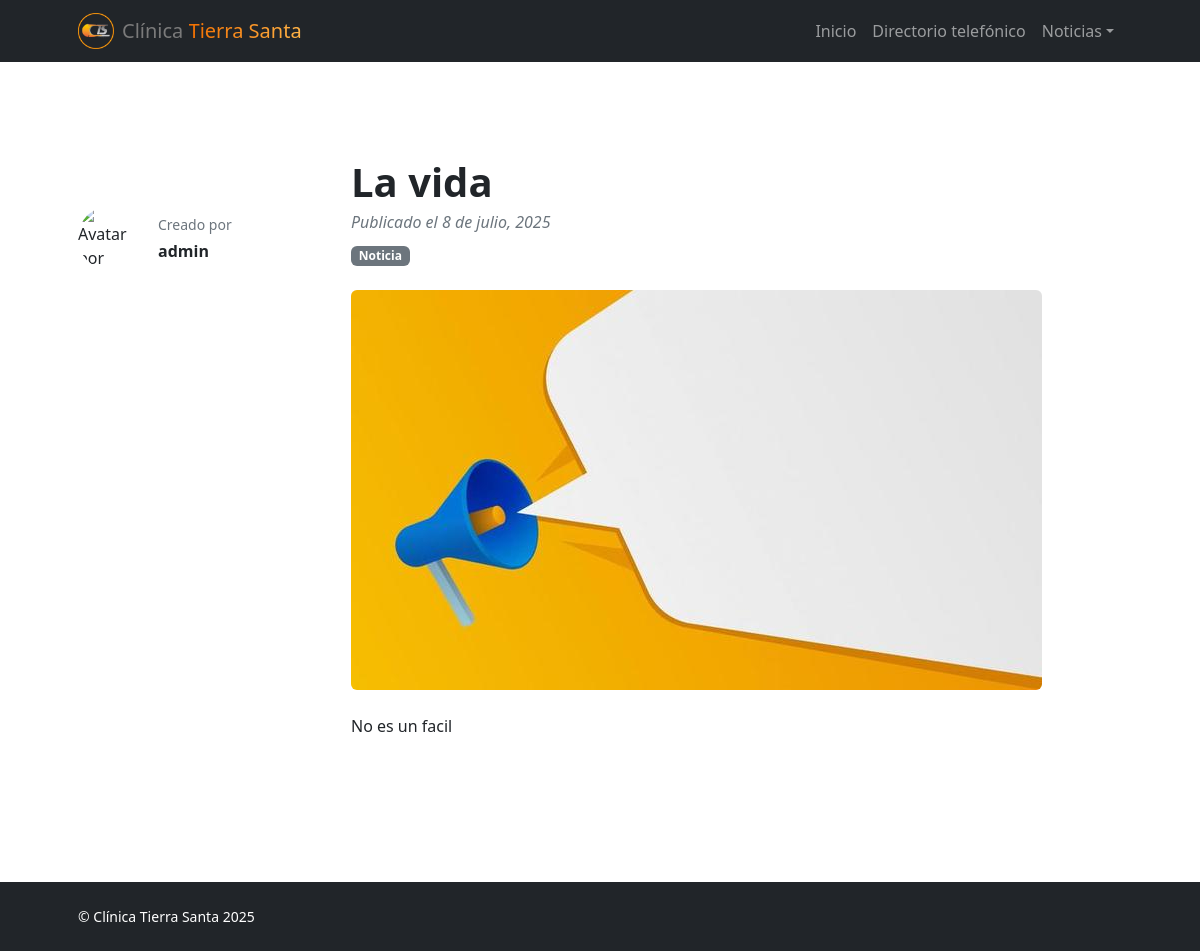
/anuncio/la-vida/, run on the app's committed database.
### web/models.py (models this page shows, shortened)
class Anuncio(models.Model):
    titulo = models.CharField(max_length=200)
    contenido = models.TextField()
    imagen = models.ImageField(upload_to='anuncios/', blank=True, null=True)
    publicado = models.DateTimeField(auto_now_add=True)
    activo = models.BooleanField(default=True)
    slug = models.SlugField(unique=True, blank=True)
    autor = models.ForeignKey(
        User, on_delete=models.CASCADE, related_name='anuncios')  # 🔗 Nuevo campo

### web/views.py (the view)
# urls.py: path('anuncio/<slug:slug>/', views.anuncio_detalle, name='anuncio_detalle'),
def anuncio_detalle(request, slug):
    anuncio = get_object_or_404(Anuncio, slug=slug, activo=True)
    return render(request, 'blog-post.html', {'anuncio': anuncio})

### templates/blog-post.html (shortened to what this page needs)
{% load static %}
<!DOCTYPE html>
<html lang="es">
<head>
    <link href="https://cdn.jsdelivr.net/npm/bootstrap-icons@1.5.0/font/bootstrap-icons.css" rel="stylesheet" />
    <link href="{% static 'assets/css/styles.css' %}" rel="stylesheet">
    <link rel="stylesheet" href="{% static 'assets/css/custom.css' %}">
</head>
<body class="d-flex flex-column">
    <main class="flex-shrink-0">
        <nav class="navbar navbar-expand-lg navbar-dark bg-dark">
            <div class="container px-5">
                <a class="navbar-brand d-flex align-items-center gap-2" href="{% url 'inicio' %}">
                    <img src="{% static 'assets/img/Logo_navbar.png' %}" alt="" height="36">
                         <span class="navbar-nombre">
                        <span class="clinica">Clínica</span>
                        <span class="tierra-santa">Tierra Santa</span>
                    </span>
                </a>
                <div class="collapse navbar-collapse" id="navbarSupportedContent">
                    <ul class="navbar-nav ms-auto mb-2 mb-lg-0">
                        <li class="nav-item"><a class="nav-link" href="{% url 'inicio' %}">Inicio</a></li>
                        <li class="nav-item"><a class="nav-link" href="{% url 'contact' %}">Directorio telefónico</a>
                        </li>
                        <li class="nav-item dropdown">
                            <a class="nav-link dropdown-toggle" id="navbarDropdownBlog" href="#" role="button"
                                data-bs-toggle="dropdown" aria-expanded="false">Noticias</a>
                        </li>
                    </ul>
                </div>
            </div>
        </nav>
<section class="py-5">
    <div class="container px-5 my-5">
        <div class="row gx-5">
<div class="col-lg-3">
    <div class="d-flex align-items-center mt-lg-5 mb-4">
        {% if anuncio.autor.profile.avatar %}
            <img class="img-fluid rounded-circle"
                 src="{{ anuncio.autor.profile.avatar.url }}"
                 alt="Avatar de {{ anuncio.autor.username }}"
                 style="width: 64px; height: 64px; object-fit: cover;" />
        {% else %}
            <img class="img-fluid rounded-circle"
                 src="/media/avatars/Icono.jpg"
                 alt="Avatar por defecto"
                 style="width: 64px; height: 64px; object-fit: cover;" />
        {% endif %}
        <div class="ms-3">
            <div class="text-muted small mb-1">Creado por</div>
            <div class="fw-bold">
                {{ anuncio.autor.get_full_name|default:anuncio.autor.username }}
            </div>
        </div>
    </div>
</div>
            <div class="col-lg-9">
                <article>
                    <header class="mb-4">
                        <h1 class="fw-bolder mb-1">{{ anuncio.titulo }}</h1>
                        <div class="text-muted fst-italic mb-2">
                            Publicado el {{ anuncio.publicado|date:"j \\d\\e F, Y" }}
                        </div>
                        <span class="badge bg-secondary">Noticia</span>
                    </header>
                    {% if anuncio.imagen %}
                    <figure class="mb-4">
                        <img class="img-fluid rounded" src="{{ anuncio.imagen.url }}"
                             alt="{{ anuncio.titulo }}" />
                    </figure>
                    {% endif %}
                    <section class="mb-5">
                        <p class="fs-5 mb-4">{{ anuncio.contenido|linebreaks }}</p>
                    </section>
                </article>
            </div>
        </div>
    </div>
</section>
    </main>
    <footer class="bg-dark py-4 mt-auto">
        <div class="container px-5">
            <div class="row align-items-center justify-content-between flex-column flex-sm-row">
                <div class="col-auto">
                    <div class="small m-0 text-white">&copy; Clínica Tierra Santa 2025</div>
                </div>
            </div>
        </div>
    </footer>
</body>
</html>

### static/assets/css/custom.css (style rules this page uses)
body { scroll-behavior: smooth; transition: background-color 0.3s ease, color 0.3s ease; }
.clinica { color: #7a7a7a; }
.tierra-santa { background: linear-gradient(90deg, #f16f00, #ffb347); -webkit-background-clip: text; -webkit-text-fill-color: transparent; display: inline-block; }

### data on the page
Anuncio: autor.get_full_name "admin", titulo "La vida", publicado "8 de julio, 2025", imagen (picture), contenido "No es un facil"
